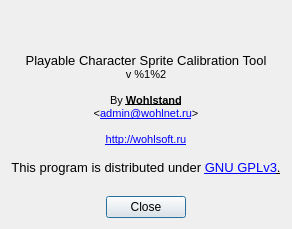
<?xml version="1.0" encoding="UTF-8"?>
<ui version="4.0">
 <class>about</class>
 <widget class="QDialog" name="about">
  <property name="geometry">
   <rect>
    <x>0</x>
    <y>0</y>
    <width>288</width>
    <height>229</height>
   </rect>
  </property>
  <property name="contextMenuPolicy">
   <enum>Qt::NoContextMenu</enum>
  </property>
  <property name="windowTitle">
   <string>About Playable Calibration tool</string>
  </property>
  <property name="windowIcon">
   <iconset resource="../_resourses/images.qrc">
    <normaloff>:/images/Icon16.png</normaloff>:/images/Icon16.png</iconset>
  </property>
  <property name="locale">
   <locale language="English" country="UnitedStates"/>
  </property>
  <property name="modal">
   <bool>true</bool>
  </property>
  <layout class="QGridLayout" name="gridLayout">
   <item row="0" column="0" colspan="3">
    <widget class="QLabel" name="about1">
     <property name="text">
      <string>&lt;!DOCTYPE HTML PUBLIC &quot;-//W3C//DTD HTML 4.0//EN&quot; &quot;http://www.w3.org/TR/REC-html40/strict.dtd&quot;&gt;
&lt;html&gt;&lt;head&gt;&lt;meta name=&quot;qrichtext&quot; content=&quot;1&quot; /&gt;&lt;style type=&quot;text/css&quot;&gt;
p, li { white-space: pre-wrap; }
&lt;/style&gt;&lt;/head&gt;&lt;body style=&quot; font-family:'Sans Serif'; font-size:9pt; font-weight:400; font-style:normal;&quot;&gt;
&lt;p align=&quot;center&quot; style=&quot; margin-top:0px; margin-bottom:0px; margin-left:0px; margin-right:0px; -qt-block-indent:0; text-indent:0px;&quot;&gt;&lt;img src=&quot;:/images/Icon48.png&quot; /&gt;&lt;/p&gt;
&lt;p align=&quot;center&quot; style=&quot;-qt-paragraph-type:empty; margin-top:0px; margin-bottom:0px; margin-left:0px; margin-right:0px; -qt-block-indent:0; text-indent:0px; font-family:'Liberation Sans'; font-size:8.25pt;&quot;&gt;&lt;br /&gt;&lt;/p&gt;
&lt;p align=&quot;center&quot; style=&quot; margin-top:0px; margin-bottom:0px; margin-left:0px; margin-right:0px; -qt-block-indent:0; text-indent:0px;&quot;&gt;&lt;span style=&quot; font-family:'Liberation Sans'; font-size:10pt;&quot;&gt;Playable Character Sprite Calibration Tool&lt;/span&gt;&lt;/p&gt;
&lt;p align=&quot;center&quot; style=&quot; margin-top:0px; margin-bottom:0px; margin-left:0px; margin-right:0px; -qt-block-indent:0; text-indent:0px;&quot;&gt;&lt;span style=&quot; font-family:'Liberation Sans'; font-size:8pt;&quot;&gt;v %1%2&lt;/span&gt;&lt;/p&gt;
&lt;p align=&quot;center&quot; style=&quot;-qt-paragraph-type:empty; margin-top:0px; margin-bottom:0px; margin-left:0px; margin-right:0px; -qt-block-indent:0; text-indent:0px; font-family:'Liberation Sans'; font-size:8pt;&quot;&gt;&lt;br /&gt;&lt;/p&gt;
&lt;p align=&quot;center&quot; style=&quot; margin-top:0px; margin-bottom:0px; margin-left:0px; margin-right:0px; -qt-block-indent:0; text-indent:0px;&quot;&gt;&lt;span style=&quot; font-family:'Liberation Sans'; font-size:8pt;&quot;&gt;By &lt;/span&gt;&lt;span style=&quot; font-family:'Liberation Sans'; font-size:8pt; font-weight:600; text-decoration: underline;&quot;&gt;Wohlstand&lt;br /&gt;&lt;/span&gt;&lt;span style=&quot; font-family:'Liberation Sans'; font-size:8pt;&quot;&gt;&amp;lt;&lt;/span&gt;&lt;a href=&quot;mailto:admin@wohlnet.ru&quot;&gt;&lt;span style=&quot; font-family:'Liberation Sans'; font-size:8pt; text-decoration: underline; color:#0000ff;&quot;&gt;admin@wohlnet.ru&lt;/span&gt;&lt;/a&gt;&lt;span style=&quot; font-family:'Liberation Sans'; font-size:8pt;&quot;&gt;&amp;gt;&lt;/span&gt;&lt;/p&gt;
&lt;p align=&quot;center&quot; style=&quot;-qt-paragraph-type:empty; margin-top:0px; margin-bottom:0px; margin-left:0px; margin-right:0px; -qt-block-indent:0; text-indent:0px; font-family:'Liberation Sans'; font-size:8pt;&quot;&gt;&lt;br /&gt;&lt;/p&gt;
&lt;p align=&quot;center&quot; style=&quot; margin-top:0px; margin-bottom:0px; margin-left:0px; margin-right:0px; -qt-block-indent:0; text-indent:0px;&quot;&gt;&lt;a href=&quot;http://wohlsoft.ru&quot;&gt;&lt;span style=&quot; font-family:'Liberation Sans'; font-size:8pt; text-decoration: underline; color:#0000ff;&quot;&gt;http://wohlsoft.ru&lt;/span&gt;&lt;/a&gt;&lt;span style=&quot; font-family:'Liberation Sans'; font-size:8pt;&quot;&gt;&lt;br /&gt;&lt;/span&gt;&lt;/p&gt;
&lt;p align=&quot;center&quot; style=&quot; margin-top:0px; margin-bottom:0px; margin-left:0px; margin-right:0px; -qt-block-indent:0; text-indent:0px;&quot;&gt;&lt;span style=&quot; font-family:'Liberation Sans'; font-size:10pt;&quot;&gt;This program is distributed under &lt;/span&gt;&lt;a href=&quot;http://www.gnu.org/licenses/gpl.html&quot;&gt;&lt;span style=&quot; font-family:'Liberation Sans'; font-size:10pt; text-decoration: underline; color:#0000ff;&quot;&gt;GNU GPLv3&lt;/span&gt;&lt;/a&gt;&lt;span style=&quot; font-family:'Liberation Sans'; font-size:10pt; text-decoration: underline;&quot;&gt;.&lt;/span&gt;&lt;/p&gt;&lt;/body&gt;&lt;/html&gt;</string>
     </property>
     <property name="alignment">
      <set>Qt::AlignCenter</set>
     </property>
     <property name="openExternalLinks">
      <bool>true</bool>
     </property>
     <property name="textInteractionFlags">
      <set>Qt::TextBrowserInteraction</set>
     </property>
    </widget>
   </item>
   <item row="1" column="1">
    <widget class="QPushButton" name="pushButton">
     <property name="text">
      <string>Close</string>
     </property>
    </widget>
   </item>
   <item row="1" column="0">
    <spacer name="horizontalSpacer">
     <property name="orientation">
      <enum>Qt::Horizontal</enum>
     </property>
     <property name="sizeHint" stdset="0">
      <size>
       <width>40</width>
       <height>20</height>
      </size>
     </property>
    </spacer>
   </item>
   <item row="1" column="2">
    <spacer name="horizontalSpacer_2">
     <property name="orientation">
      <enum>Qt::Horizontal</enum>
     </property>
     <property name="sizeHint" stdset="0">
      <size>
       <width>40</width>
       <height>20</height>
      </size>
     </property>
    </spacer>
   </item>
  </layout>
 </widget>
 <resources>
  <include location="../_resourses/images.qrc"/>
 </resources>
 <connections/>
</ui>
